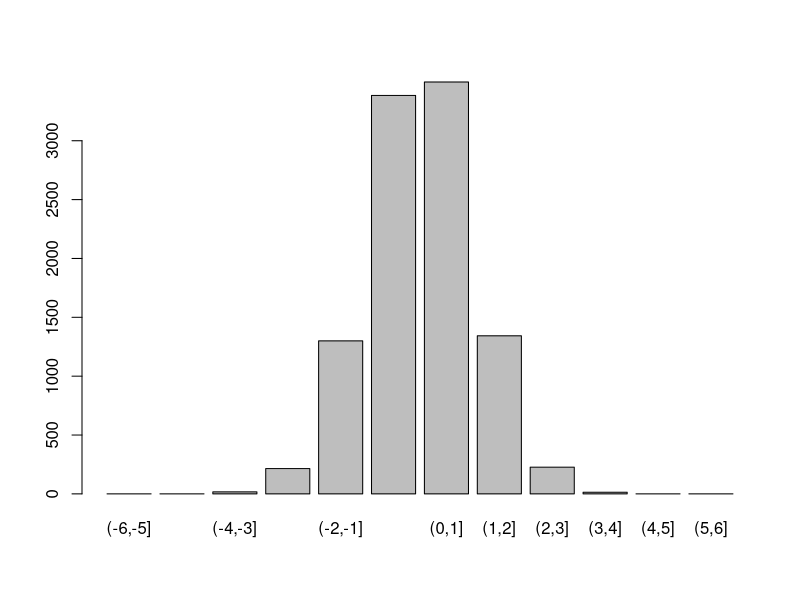
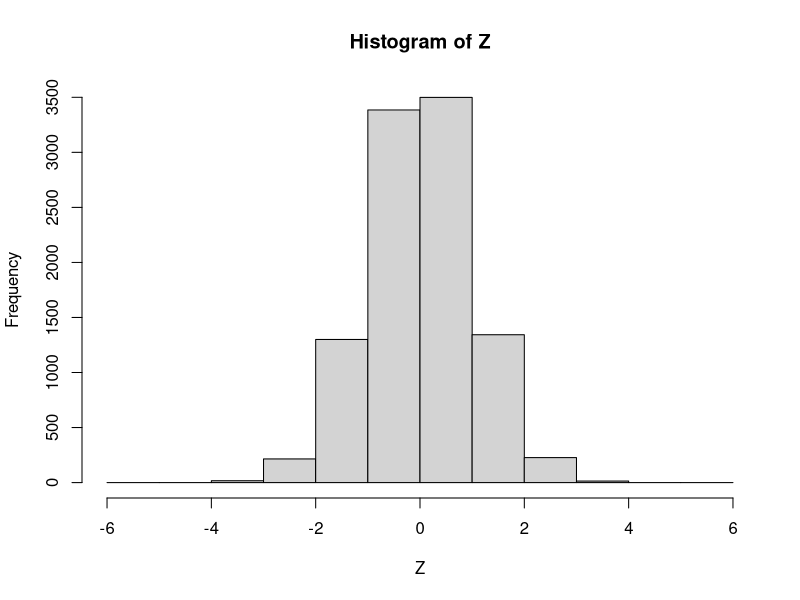

These figures' R source, in order:
## ---- chunk 1
library(magrittr)
gsub(
  " <([^<>]*)>", "",
  lapply(.packages(TRUE), maintainer)
  %>%
    unlist()
) %>% 
  unique() %>% 
  sort() %>% 
  tail(10)
## ---- chunk 2
apropos("apply")
## ---- chunk 3
Z <- stats::rnorm(10000)
table(cut(Z, breaks = -6:6))
# 条形图
plot(cut(Z, breaks = -6:6))
## ---- chunk 4
# 落在区间 [-6，6] 内的点
sum(table(cut(Z, breaks = -6:6, labels = FALSE)))
# 直方图
hist(Z, breaks = -6:6)
## ---- chunk 5
aaa <- c(1,2,3,4,5,2,3,4,5,6,7)
cut(aaa, 3)
cut(aaa, 3, dig.lab = 4, ordered = TRUE)
## one way to extract the breakpoints
labs <- levels(cut(aaa, 3))
cbind(lower = as.numeric( sub("\\((.+),.*", "\\1", labs) ),
      upper = as.numeric( sub("[^,]*,([^]]*)\\]", "\\1", labs) ))
